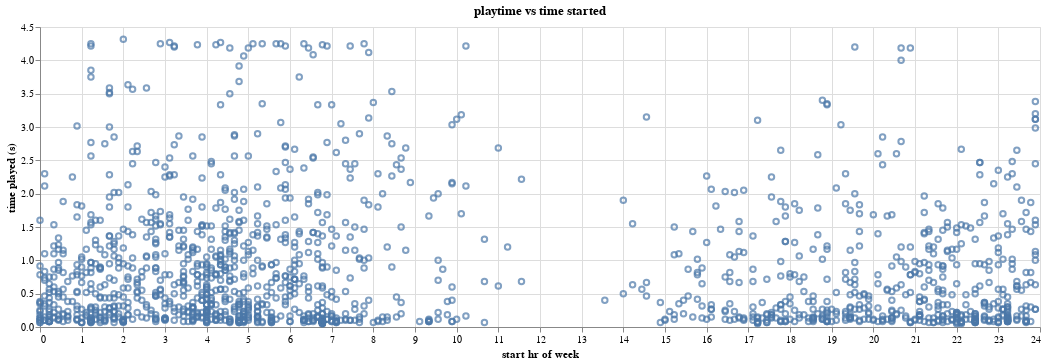

Source (notebook cell):
### Code cell
alt.Chart(main_df).mark_point().encode(
    x=alt.X("endd",title="start hr of week"),
    y=alt.Y("time",title="time played (s)"),
    ).properties(title="playtime vs time started",width=1000)

### Figure 1 — Vega specification as saved in the notebook (floating-point values rounded to 4 significant figures; data arrays with more than 128 entries replaced by an {"elided": "..."} marker saying what was removed)
{"$schema": "https://vega.github.io/schema/vega/v5.json", "data": [{"name": "source_0", "values": {"elided": "1533 records"}}, {"name": "source_0_x_domain_endd", "values": [{"min": 0.0, "max": 23.89}]}, {"name": "source_0_y_domain_time", "values": [{"min": 0.05, "max": 4.317}]}], "marks": [{"type": "symbol", "name": "marks", "from": {"data": "source_0"}, "encode": {"update": {"stroke": {"value": "#4c78a8"}, "x": {"field": "endd", "scale": "x"}, "y": {"field": "time", "scale": "y"}, "fill": {"value": "transparent"}, "opacity": {"value": 0.7}}}, "style": ["point"]}], "scales": [{"name": "x", "type": "linear", "domain": [{"signal": "(data(\"source_0_x_domain_endd\")[0] || {}).min"}, {"signal": "(data(\"source_0_x_domain_endd\")[0] || {}).max"}], "range": [0, {"signal": "width"}], "nice": true, "zero": true}, {"name": "y", "type": "linear", "domain": [{"signal": "(data(\"source_0_y_domain_time\")[0] || {}).min"}, {"signal": "(data(\"source_0_y_domain_time\")[0] || {}).max"}], "range": [{"signal": "height"}, 0], "nice": true, "zero": true}], "axes": [{"scale": "x", "maxExtent": 0, "gridScale": "y", "tickCount": {"signal": "ceil(width/40)"}, "zindex": 0, "domain": false, "minExtent": 0, "aria": false, "orient": "bottom", "grid": true, "ticks": false, "labels": false}, {"scale": "y", "grid": true, "minExtent": 0, "ticks": false, "gridScale": "x", "zindex": 0, "aria": false, "domain": false, "labels": false, "orient": "left", "tickCount": {"signal": "ceil(height/40)"}, "maxExtent": 0}, {"scale": "x", "grid": false, "title": "start hr of week", "zindex": 0, "tickCount": {"signal": "ceil(width/40)"}, "labelOverlap": true, "labelFlush": true, "orient": "bottom"}, {"scale": "y", "orient": "left", "grid": false, "labelOverlap": true, "tickCount": {"signal": "ceil(height/40)"}, "zindex": 0, "title": "time played (s)"}], "title": {"text": "playtime vs time started", "frame": "group"}, "height": 300, "padding": 5, "style": "cell", "background": "white", "width": 1000}
